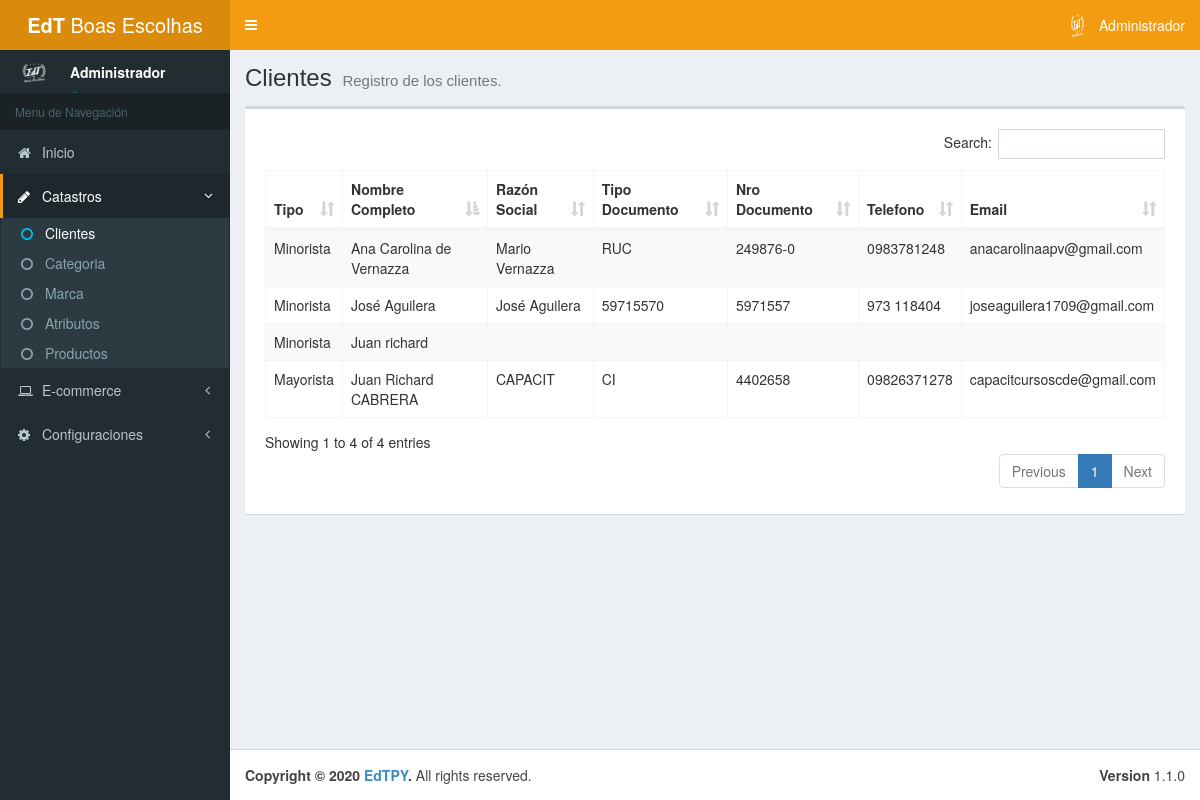
The app's page /admin/cliente.php (signed in), older data.
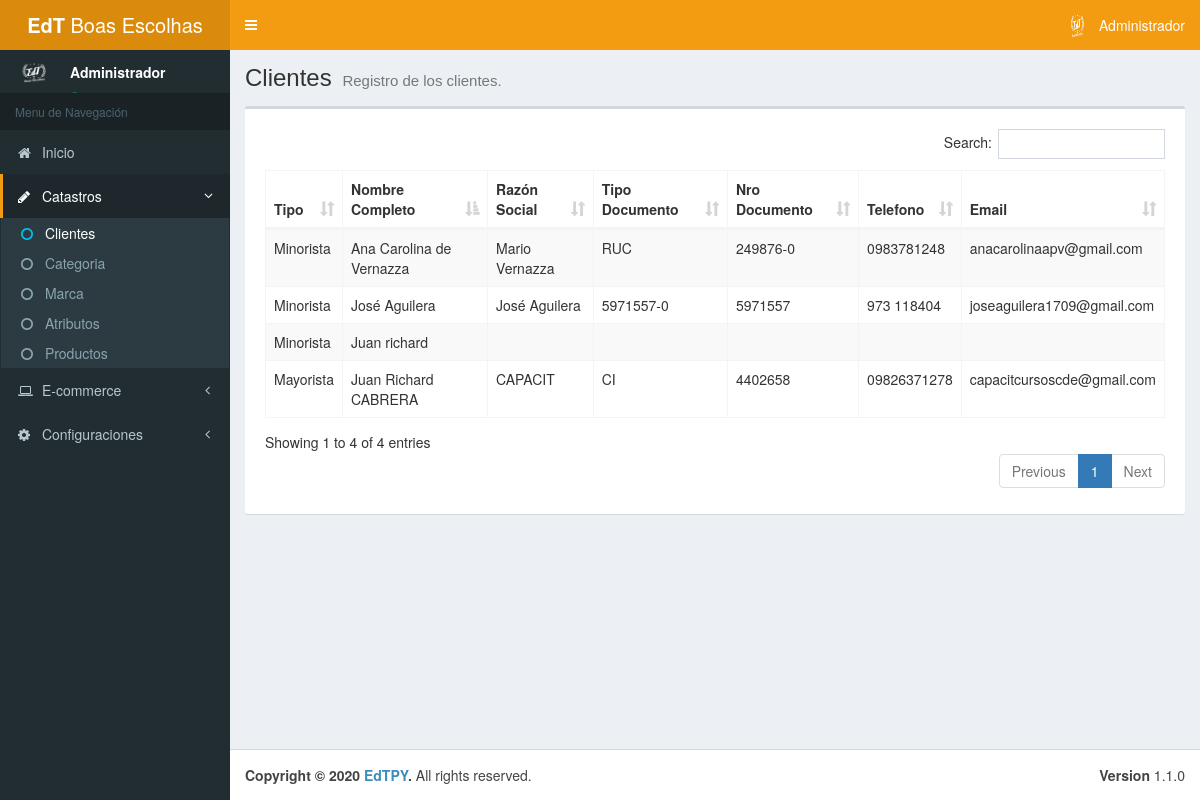
The same page, newer data.
### tables this page shows
CREATE TABLE IF NOT EXISTS `tb_cliente` (
  `id` int(11) NOT NULL AUTO_INCREMENT,
  `nombre` varchar(80) NOT NULL,
  `apellido` varchar(80) DEFAULT NULL,
  `ruc` varchar(20) DEFAULT NULL COMMENT 'RUC, RG, CI',
  `documento` varchar(50) DEFAULT NULL,
  `razon_social` varchar(80) DEFAULT NULL,
  `mayorista` tinyint(1) NOT NULL,
  `telefono` varchar(20) DEFAULT NULL,
  `email` varchar(80) DEFAULT NULL,
  PRIMARY KEY (`id`)
);

### admin/mods/server/cliente.php (called while the page is built, shortened)
<?php
	function getAllClientes () {
		$connection = conn();
        $sql = "SELECT * FROM tb_cliente
        ORDER BY nombre ASC";
		$query = $connection->prepare($sql);
		$query->execute();
		if ($query->rowCount() > 0) {
			$result= $query->fetchAll();
		} else {
			$result = null;
		}
		return $result;
    }
?>

### admin/mods/objs/cliente.php (called while the page is built, shortened)
<?php
    include_once "mods/server/cliente.php";
    $clientes = getAllClientes();
?>

### admin/cliente.php (the view, shortened to what this page needs)
<!DOCTYPE html>
<html>
<head>
	<?php include 'includes/head.php'; ?>
</head>
<body class="hold-transition skin-yellow sidebar-mini">
	<div class="wrapper">
		<?php include 'includes/header.php'; ?>
		<?php include 'includes/aside.php'; ?>
		<?php include_once "mods/objs/cliente.php";?>
		<div class="content-wrapper">
			<section class="content-header">
				<h1>
					Clientes
					<small>Registro de los clientes.</small>
				</h1>
			</section>
			<section class="content">
				<div class="box">
					<div class="box-body">
						<div class="box-body table-responsive">
							<table class="table table-striped table-bordered display nowra" id="tabladatos">
							<thead>
								<tr>
									<th>Tipo</th>
									<th>Nombre Completo</th>
									<th>Razón Social</th>
									<th>Tipo Documento</th>
									<th>Nro Documento</th>
									<th>Telefono</th>
									<th>Email</th>
								</tr>
							</thead>
							<tbody>
                                <?php
									if ($clientes != null) {
										foreach ($clientes as $row) {
								?>
								<tr data-toggle="modal" data-target="#AltModal" data-codigo="<?php echo $row['id'];?>" data-nombre="<?php echo $row['nombre'];?>" data-apellido="<?php echo $row['apellido'];?>" data-razon="<?php echo $row['razon_social'];?>" data-tipo="<?php echo $row['ruc'];?>" data-numero="<?php echo $row['documento'];?>" data-mayorista="<?php echo $row['mayorista'];?>"; data-telefono="<?php echo $row['telefono'];?>" data-email="<?php echo $row['email'];?>">
									<td>
										<?php
											$mayorista = "";
											if ($row['mayorista'] == 0) {
												$mayorista = "Minorista";
											} else {
												$mayorista = "Mayorista";
											}
											echo $mayorista;?>
									</td>
									<td><?php echo $row['nombre']." ".$row['apellido'];?></td>
									<td><?php echo $row['razon_social'];?></td>
									<td><?php echo $row['ruc'];?></td>
									<td>
										<?php
											$nro_documento = "";
											if ($row['ruc'] == "RUC") {
												$lastnum = strlen($row['documento']) - 1;
												$nro_documento = substr($row['documento'],0,$lastnum)."-".substr($row['documento'],$lastnum,1);
											} else if ($row['ruc'] == "CI") {
												$nro_documento = $row['documento'];
											} else {
												$nro_documento = $row['documento'];
											}
											echo $nro_documento;?>
									</td>
									<td><?php echo $row['telefono'];?></td>
									<td><?php echo $row['email'];?></td>
								</tr>
								<?php }}?>
							</tbody>
							</table>
						</div>
					</div>
				</div>
			</section>
		</div>
		<?php include "includes/footer.php"; ?>
	</div>
</body>
</html>

Row changes from the older to the newer data that the page shows:
changed tb_cliente "José": ruc "59715570" → "5971557-0"
